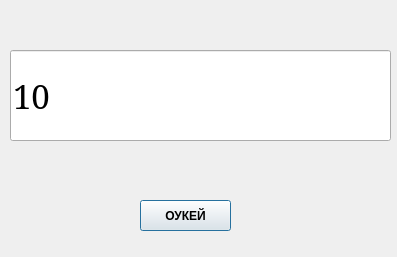
<?xml version="1.0" encoding="UTF-8"?>
<ui version="4.0">
 <class>Width</class>
 <widget class="QDialog" name="Width">
  <property name="geometry">
   <rect>
    <x>0</x>
    <y>0</y>
    <width>397</width>
    <height>257</height>
   </rect>
  </property>
  <property name="windowTitle">
   <string>Dialog</string>
  </property>
  <widget class="QLineEdit" name="widthline">
   <property name="geometry">
    <rect>
     <x>10</x>
     <y>50</y>
     <width>381</width>
     <height>91</height>
    </rect>
   </property>
   <property name="font">
    <font>
     <family>SimSun</family>
     <pointsize>25</pointsize>
    </font>
   </property>
   <property name="text">
    <string>10</string>
   </property>
  </widget>
  <widget class="QPushButton" name="widebtn_2">
   <property name="geometry">
    <rect>
     <x>140</x>
     <y>200</y>
     <width>91</width>
     <height>31</height>
    </rect>
   </property>
   <property name="font">
    <font>
     <weight>75</weight>
     <bold>true</bold>
    </font>
   </property>
   <property name="text">
    <string>ОУКЕЙ</string>
   </property>
  </widget>
 </widget>
 <resources/>
 <connections/>
</ui>
